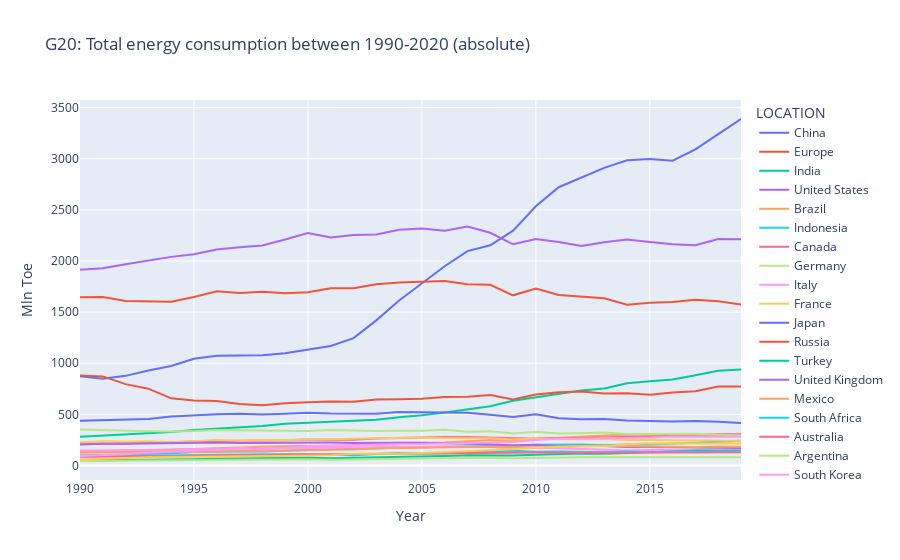

Here is the notebook cell this chart was saved with:
### Code cell
fig = px.line(pivoted_total_energy_g20.reindex(index = pivoted_renewable_energy_g20.index).T, 
              title="G20: Total energy consumption between 1990-2020 (absolute)",
             labels={
                 "TIME":"Year",
                 "value":"Mln Toe"
             })
fig.show()

### Figure 1 — Plotly figure (JSON) as saved in the notebook; plotly's stock layout.template omitted (floating-point values rounded to 4 significant figures)
{"data": [{"hovertemplate": "LOCATION=China<br>Year=%{x}<br>Mln Toe=%{y}<extra></extra>", "legendgroup": "China", "line": {"color": "#636efa", "dash": "solid"}, "marker": {"symbol": "circle"}, "mode": "lines", "name": "China", "orientation": "v", "showlegend": true, "type": "scatter", "x": [1990, 1991, 1992, 1993, 1994, 1995, 1996, 1997, 1998, 1999, 2000, 2001, 2002, 2003, 2004, 2005, 2006, 2007, 2008, 2009, 2010, 2011, 2012, 2013, 2014, 2015, 2016, 2017, 2018, 2019], "xaxis": "x", "y": [873.6, 848, 876.8, 928.8, 972.8, 1044.0, 1073.0, 1073.0, 1078.0, 1099.0, 1130.0, 1168.0, 1246.0, 1420.0, 1615.0, 1781.0, 1949.0, 2098.0, 2154.0, 2297.0, 2536.0, 2722.0, 2820.0, 2911.0, 2985.0, 2999.0, 2981.0, 3093.0, 3242, 3389.0], "yaxis": "y"}, {"hovertemplate": "LOCATION=Europe<br>Year=%{x}<br>Mln Toe=%{y}<extra></extra>", "legendgroup": "Europe", "line": {"color": "#EF553B", "dash": "solid"}, "marker": {"symbol": "circle"}, "mode": "lines", "name": "Europe", "orientation": "v", "showlegend": true, "type": "scatter", "x": [1990, 1991, 1992, 1993, 1994, 1995, 1996, 1997, 1998, 1999, 2000, 2001, 2002, 2003, 2004, 2005, 2006, 2007, 2008, 2009, 2010, 2011, 2012, 2013, 2014, 2015, 2016, 2017, 2018, 2019], "xaxis": "x", "y": [1645.0, 1647.0, 1608.0, 1608.0, 1601.0, 1648.0, 1705.0, 1688.0, 1698.0, 1684.0, 1694.0, 1734.0, 1733.0, 1773.0, 1789.0, 1796.0, 1804.0, 1773.0, 1767.0, 1665.0, 1730.0, 1668.0, 1654.0, 1636.0, 1572.0, 1591.0, 1599.0, 1620.0, 1606.0, 1574.0], "yaxis": "y"}, {"hovertemplate": "LOCATION=India<br>Year=%{x}<br>Mln Toe=%{y}<extra></extra>", "legendgroup": "India", "line": {"color": "#00cc96", "dash": "solid"}, "marker": {"symbol": "circle"}, "mode": "lines", "name": "India", "orientation": "v", "showlegend": true, "type": "scatter", "x": [1990, 1991, 1992, 1993, 1994, 1995, 1996, 1997, 1998, 1999, 2000, 2001, 2002, 2003, 2004, 2005, 2006, 2007, 2008, 2009, 2010, 2011, 2012, 2013, 2014, 2015, 2016, 2017, 2018, 2019], "xaxis": "x", "y": [280.2, 293.1, 303.9, 312.9, 327.6, 347.5, 360.4, 376.0, 385.5, 408.1, 417.9, 424.1, 436.1, 446.4, 472.0, 491.2, 518.2, 549.4, 579.6, 633.4, 667.2, 693.9, 732.4, 752.9, 803.9, 823.7, 840.1, 882.7, 926.8, 937.9], "yaxis": "y"}, {"hovertemplate": "LOCATION=United States<br>Year=%{x}<br>Mln Toe=%{y}<extra></extra>", "legendgroup": "United States", "line": {"color": "#ab63fa", "dash": "solid"}, "marker": {"symbol": "circle"}, "mode": "lines", "name": "United States", "orientation": "v", "showlegend": true, "type": "scatter", "x": [1990, 1991, 1992, 1993, 1994, 1995, 1996, 1997, 1998, 1999, 2000, 2001, 2002, 2003, 2004, 2005, 2006, 2007, 2008, 2009, 2010, 2011, 2012, 2013, 2014, 2015, 2016, 2017, 2018, 2019], "xaxis": "x", "y": [1914.0, 1930.0, 1969.0, 2003.0, 2041.0, 2067.0, 2112.0, 2134.0, 2152.0, 2210.0, 2273.0, 2230.0, 2255.0, 2260.0, 2307.0, 2318.0, 2296.0, 2336.0, 2276.0, 2164.0, 2216.0, 2186.0, 2147.0, 2185.0, 2211.0, 2186.0, 2163.0, 2155.0, 2216.0, 2213.0], "yaxis": "y"}, {"hovertemplate": "LOCATION=Brazil<br>Year=%{x}<br>Mln Toe=%{y}<extra></extra>", "legendgroup": "Brazil", "line": {"color": "#FFA15A", "dash": "solid"}, "marker": {"symbol": "circle"}, "mode": "lines", "name": "Brazil", "orientation": "v", "showlegend": true, "type": "scatter", "x": [1990, 1991, 1992, 1993, 1994, 1995, 1996, 1997, 1998, 1999, 2000, 2001, 2002, 2003, 2004, 2005, 2006, 2007, 2008, 2009, 2010, 2011, 2012, 2013, 2014, 2015, 2016, 2017, 2018, 2019], "xaxis": "x", "y": [140.4, 143.1, 144.6, 148.2, 156.0, 161.4, 170.0, 178.6, 182.9, 187.3, 188.2, 191.6, 196.7, 200, 211.2, 216.6, 224.2, 236.8, 250.1, 241.7, 267.5, 270.8, 281.5, 294.6, 303.8, 297.6, 286.7, 292.3, 288.2, 292.7], "yaxis": "y"}, {"hovertemplate": "LOCATION=Indonesia<br>Year=%{x}<br>Mln Toe=%{y}<extra></extra>", "legendgroup": "Indonesia", "line": {"color": "#19d3f3", "dash": "solid"}, "marker": {"symbol": "circle"}, "mode": "lines", "name": "Indonesia", "orientation": "v", "showlegend": true, "type": "scatter", "x": [1990, 1991, 1992, 1993, 1994, 1995, 1996, 1997, 1998, 1999, 2000, 2001, 2002, 2003, 2004, 2005, 2006, 2007, 2008, 2009, 2010, 2011, 2012, 2013, 2014, 2015, 2016, 2017, 2018, 2019], "xaxis": "x", "y": [98.66, 103.5, 107.9, 118.5, 118.7, 130.9, 135.6, 140.2, 137.1, 143.6, 155.7, 159.2, 165.0, 165.3, 176.1, 178.8, 182.9, 182.2, 185.3, 195.7, 201.7, 205.1, 204.1, 197.2, 205.5, 204.5, 209.7, 221.2, 231.7, 241.0], "yaxis": "y"}, {"hovertemplate": "LOCATION=Canada<br>Year=%{x}<br>Mln Toe=%{y}<extra></extra>", "legendgroup": "Canada", "line": {"color": "#FF6692", "dash": "solid"}, "marker": {"symbol": "circle"}, "mode": "lines", "name": "Canada", "orientation": "v", "showlegend": true, "type": "scatter", "x": [1990, 1991, 1992, 1993, 1994, 1995, 1996, 1997, 1998, 1999, 2000, 2001, 2002, 2003, 2004, 2005, 2006, 2007, 2008, 2009, 2010, 2011, 2012, 2013, 2014, 2015, 2016, 2017, 2018, 2019], "xaxis": "x", "y": [211.3, 210.8, 215.7, 222.9, 230.8, 233.9, 238.5, 241.0, 239.8, 246.5, 253.7, 250.0, 250.8, 264.0, 270.6, 274.0, 278.2, 277.9, 270.9, 260.5, 260.8, 266.6, 268.7, 274.1, 281.4, 279.9, 290.5, 302.5, 306.8, 305.6], "yaxis": "y"}, {"hovertemplate": "LOCATION=Germany<br>Year=%{x}<br>Mln Toe=%{y}<extra></extra>", "legendgroup": "Germany", "line": {"color": "#B6E880", "dash": "solid"}, "marker": {"symbol": "circle"}, "mode": "lines", "name": "Germany", "orientation": "v", "showlegend": true, "type": "scatter", "x": [1990, 1991, 1992, 1993, 1994, 1995, 1996, 1997, 1998, 1999, 2000, 2001, 2002, 2003, 2004, 2005, 2006, 2007, 2008, 2009, 2010, 2011, 2012, 2013, 2014, 2015, 2016, 2017, 2018, 2019], "xaxis": "x", "y": [351.2, 344.3, 337.9, 334.6, 333.0, 336.5, 347.9, 344.8, 342.8, 335.0, 336.6, 346.7, 338.9, 338.1, 340.9, 338.9, 348.9, 331.0, 335.2, 313, 329.6, 312.4, 314.7, 321.5, 307.3, 308.8, 310.1, 311.1, 303.6, 294.3], "yaxis": "y"}, {"hovertemplate": "LOCATION=Italy<br>Year=%{x}<br>Mln Toe=%{y}<extra></extra>", "legendgroup": "Italy", "line": {"color": "#FF97FF", "dash": "solid"}, "marker": {"symbol": "circle"}, "mode": "lines", "name": "Italy", "orientation": "v", "showlegend": true, "type": "scatter", "x": [1990, 1991, 1992, 1993, 1994, 1995, 1996, 1997, 1998, 1999, 2000, 2001, 2002, 2003, 2004, 2005, 2006, 2007, 2008, 2009, 2010, 2011, 2012, 2013, 2014, 2015, 2016, 2017, 2018, 2019], "xaxis": "x", "y": [146.6, 150.2, 149.2, 148.5, 146.6, 159.1, 159, 161.3, 165.8, 168.3, 171.5, 172.1, 173.3, 181.6, 182.9, 186.4, 184.7, 184.1, 181.7, 169.6, 173.7, 168.0, 161.3, 155.4, 146.8, 152.6, 151.0, 153.4, 150.6, 149.0], "yaxis": "y"}, {"hovertemplate": "LOCATION=France<br>Year=%{x}<br>Mln Toe=%{y}<extra></extra>", "legendgroup": "France", "line": {"color": "#FECB52", "dash": "solid"}, "marker": {"symbol": "circle"}, "mode": "lines", "name": "France", "orientation": "v", "showlegend": true, "type": "scatter", "x": [1990, 1991, 1992, 1993, 1994, 1995, 1996, 1997, 1998, 1999, 2000, 2001, 2002, 2003, 2004, 2005, 2006, 2007, 2008, 2009, 2010, 2011, 2012, 2013, 2014, 2015, 2016, 2017, 2018, 2019], "xaxis": "x", "y": [223.8, 236.6, 232.5, 236.4, 227.4, 236.9, 250.3, 242.6, 249.7, 249.3, 251.7, 260.4, 261, 267.6, 271.5, 272.7, 268.2, 265.3, 266.5, 255.0, 262.9, 257.9, 257.7, 258.8, 248.8, 252.5, 247.7, 247.6, 246.3, 242.5], "yaxis": "y"}, {"hovertemplate": "LOCATION=Japan<br>Year=%{x}<br>Mln Toe=%{y}<extra></extra>", "legendgroup": "Japan", "line": {"color": "#636efa", "dash": "solid"}, "marker": {"symbol": "circle"}, "mode": "lines", "name": "Japan", "orientation": "v", "showlegend": true, "type": "scatter", "x": [1990, 1991, 1992, 1993, 1994, 1995, 1996, 1997, 1998, 1999, 2000, 2001, 2002, 2003, 2004, 2005, 2006, 2007, 2008, 2009, 2010, 2011, 2012, 2013, 2014, 2015, 2016, 2017, 2018, 2019], "xaxis": "x", "y": [437.3, 441.7, 451.5, 454.1, 478.5, 491.0, 501.6, 506.8, 497.6, 505.5, 516.1, 507.7, 509.7, 506.6, 523.7, 520.0, 519.8, 515.0, 497.2, 474, 500.2, 463.0, 453.1, 454.5, 440.6, 433.6, 429.4, 434.5, 428.8, 415.3], "yaxis": "y"}, {"hovertemplate": "LOCATION=Russia<br>Year=%{x}<br>Mln Toe=%{y}<extra></extra>", "legendgroup": "Russia", "line": {"color": "#EF553B", "dash": "solid"}, "marker": {"symbol": "circle"}, "mode": "lines", "name": "Russia", "orientation": "v", "showlegend": true, "type": "scatter", "x": [1990, 1991, 1992, 1993, 1994, 1995, 1996, 1997, 1998, 1999, 2000, 2001, 2002, 2003, 2004, 2005, 2006, 2007, 2008, 2009, 2010, 2011, 2012, 2013, 2014, 2015, 2016, 2017, 2018, 2019], "xaxis": "x", "y": [879.3, 871.4, 795.7, 751.2, 657.0, 636.8, 630.4, 602.1, 588.1, 609.1, 619.4, 625.9, 623.3, 645.4, 647.5, 651.8, 670.8, 672.7, 688.4, 646.7, 693.3, 715.7, 724.9, 704.2, 706.0, 692.1, 713.1, 726.3, 771.5, 772.6], "yaxis": "y"}, {"hovertemplate": "LOCATION=Turkey<br>Year=%{x}<br>Mln Toe=%{y}<extra></extra>", "legendgroup": "Turkey", "line": {"color": "#00cc96", "dash": "solid"}, "marker": {"symbol": "circle"}, "mode": "lines", "name": "Turkey", "orientation": "v", "showlegend": true, "type": "scatter", "x": [1990, 1991, 1992, 1993, 1994, 1995, 1996, 1997, 1998, 1999, 2000, 2001, 2002, 2003, 2004, 2005, 2006, 2007, 2008, 2009, 2010, 2011, 2012, 2013, 2014, 2015, 2016, 2017, 2018, 2019], "xaxis": "x", "y": [51.44, 50.58, 52.85, 56.35, 55.66, 60.9, 66.48, 69.75, 70.81, 69.75, 76.29, 70.26, 74.24, 78.68, 80.72, 83.99, 93.07, 100.3, 98.42, 98.27, 105.7, 112.5, 117.8, 115.0, 119.1, 128.8, 136.7, 146.8, 144.2, 146.5], "yaxis": "y"}, {"hovertemplate": "LOCATION=United Kingdom<br>Year=%{x}<br>Mln Toe=%{y}<extra></extra>", "legendgroup": "United Kingdom", "line": {"color": "#ab63fa", "dash": "solid"}, "marker": {"symbol": "circle"}, "mode": "lines", "name": "United Kingdom", "orientation": "v", "showlegend": true, "type": "scatter", "x": [1990, 1991, 1992, 1993, 1994, 1995, 1996, 1997, 1998, 1999, 2000, 2001, 2002, 2003, 2004, 2005, 2006, 2007, 2008, 2009, 2010, 2011, 2012, 2013, 2014, 2015, 2016, 2017, 2018, 2019], "xaxis": "x", "y": [205.9, 212.9, 212.2, 214.3, 216.1, 216.4, 225.7, 219.3, 221.5, 222.1, 223.0, 223.8, 220.7, 224.5, 221.8, 222.8, 219.1, 211.2, 208.8, 196.4, 203.7, 188.8, 193.9, 191.0, 180.0, 181.8, 179.4, 176.6, 175.9, 170.7], "yaxis": "y"}, {"hovertemplate": "LOCATION=Mexico<br>Year=%{x}<br>Mln Toe=%{y}<extra></extra>", "legendgroup": "Mexico", "line": {"color": "#FFA15A", "dash": "solid"}, "marker": {"symbol": "circle"}, "mode": "lines", "name": "Mexico", "orientation": "v", "showlegend": true, "type": "scatter", "x": [1990, 1991, 1992, 1993, 1994, 1995, 1996, 1997, 1998, 1999, 2000, 2001, 2002, 2003, 2004, 2005, 2006, 2007, 2008, 2009, 2010, 2011, 2012, 2013, 2014, 2015, 2016, 2017, 2018, 2019], "xaxis": "x", "y": [123.7, 129.9, 130.9, 133.1, 136.1, 131.8, 134.7, 141.7, 145.7, 149.9, 150.8, 155.3, 156.9, 168.2, 171.2, 180.6, 183.6, 182.8, 183.8, 179.9, 178.5, 186.9, 191.7, 191.9, 188.2, 184.9, 184.9, 180.7, 185.7, 183.7], "yaxis": "y"}, {"hovertemplate": "LOCATION=South Africa<br>Year=%{x}<br>Mln Toe=%{y}<extra></extra>", "legendgroup": "South Africa", "line": {"color": "#19d3f3", "dash": "solid"}, "marker": {"symbol": "circle"}, "mode": "lines", "name": "South Africa", "orientation": "v", "showlegend": true, "type": "scatter", "x": [1990, 1991, 1992, 1993, 1994, 1995, 1996, 1997, 1998, 1999, 2000, 2001, 2002, 2003, 2004, 2005, 2006, 2007, 2008, 2009, 2010, 2011, 2012, 2013, 2014, 2015, 2016, 2017, 2018, 2019], "xaxis": "x", "y": [89.72, 92.19, 87.87, 93.69, 98.17, 103.5, 106.6, 108.7, 110.8, 109.0, 109.2, 105.5, 100.0, 112.7, 122.8, 118.1, 120.4, 131.2, 142.1, 144.0, 134.4, 136.9, 131.0, 129.9, 137.6, 128.8, 134.9, 135.9, 134.7, 140.1], "yaxis": "y"}, {"hovertemplate": "LOCATION=Australia<br>Year=%{x}<br>Mln Toe=%{y}<extra></extra>", "legendgroup": "Australia", "line": {"color": "#FF6692", "dash": "solid"}, "marker": {"symbol": "circle"}, "mode": "lines", "name": "Australia", "orientation": "v", "showlegend": true, "type": "scatter", "x": [1990, 1991, 1992, 1993, 1994, 1995, 1996, 1997, 1998, 1999, 2000, 2001, 2002, 2003, 2004, 2005, 2006, 2007, 2008, 2009, 2010, 2011, 2012, 2013, 2014, 2015, 2016, 2017, 2018, 2019], "xaxis": "x", "y": [86.14, 85.12, 86.7, 91.19, 91.3, 92.51, 98.96, 101.3, 103.9, 106.2, 108.1, 105.8, 109.5, 110.7, 112.7, 113.5, 117.9, 121.2, 125.8, 125.9, 126.2, 127.0, 125.6, 127.4, 126.8, 126.6, 126.4, 127.9, 128.7, 128.7], "yaxis": "y"}, {"hovertemplate": "LOCATION=Argentina<br>Year=%{x}<br>Mln Toe=%{y}<extra></extra>", "legendgroup": "Argentina", "line": {"color": "#B6E880", "dash": "solid"}, "marker": {"symbol": "circle"}, "mode": "lines", "name": "Argentina", "orientation": "v", "showlegend": true, "type": "scatter", "x": [1990, 1991, 1992, 1993, 1994, 1995, 1996, 1997, 1998, 1999, 2000, 2001, 2002, 2003, 2004, 2005, 2006, 2007, 2008, 2009, 2010, 2011, 2012, 2013, 2014, 2015, 2016, 2017, 2018, 2019], "xaxis": "x", "y": [43.88, 45.68, 46.99, 48.41, 52.38, 52.28, 53.99, 55.74, 59.37, 60.86, 60.53, 56.34, 55.67, 60.33, 66.92, 66.42, 69.87, 73.19, 75.7, 69.63, 74.67, 77.15, 79.37, 81.41, 81.53, 82.76, 82.32, 82.35, 79.98, 79.44], "yaxis": "y"}, {"hovertemplate": "LOCATION=South Korea<br>Year=%{x}<br>Mln Toe=%{y}<extra></extra>", "legendgroup": "South Korea", "line": {"color": "#FF97FF", "dash": "solid"}, "marker": {"symbol": "circle"}, "mode": "lines", "name": "South Korea", "orientation": "v", "showlegend": true, "type": "scatter", "x": [1990, 1991, 1992, 1993, 1994, 1995, 1996, 1997, 1998, 1999, 2000, 2001, 2002, 2003, 2004, 2005, 2006, 2007, 2008, 2009, 2010, 2011, 2012, 2013, 2014, 2015, 2016, 2017, 2018, 2019], "xaxis": "x", "y": [92.91, 99.87, 110.9, 124.4, 132.1, 144.8, 157.3, 171.2, 156.3, 172.9, 188.2, 191.1, 198.7, 202.8, 208.3, 210.3, 213.7, 222.2, 227.1, 229.3, 250.0, 260.5, 263.5, 263.8, 268.4, 272.7, 282.4, 282.2, 282.1, 280.2], "yaxis": "y"}, {"hovertemplate": "LOCATION=Saudi Arabia<br>Year=%{x}<br>Mln Toe=%{y}<extra></extra>", "legendgroup": "Saudi Arabia", "line": {"color": "#FECB52", "dash": "solid"}, "marker": {"symbol": "circle"}, "mode": "lines", "name": "Saudi Arabia", "orientation": "v", "showlegend": true, "type": "scatter", "x": [1990, 1991, 1992, 1993, 1994, 1995, 1996, 1997, 1998, 1999, 2000, 2001, 2002, 2003, 2004, 2005, 2006, 2007, 2008, 2009, 2010, 2011, 2012, 2013, 2014, 2015, 2016, 2017, 2018, 2019], "xaxis": "x", "y": [58.01, 67.53, 76.93, 79.87, 84.04, 84.51, 90.47, 86.27, 91.94, 93.6, 97.87, 100.5, 114.2, 114.5, 115.4, 122.7, 131.6, 138.2, 151.5, 159.0, 175.4, 183.8, 188.7, 187.6, 206.7, 216.4, 214.8, 218.9, 213.7, 214.6], "yaxis": "y"}], "layout": {"legend": {"title": {"text": "LOCATION"}, "tracegroupgap": 0}, "title": {"text": "G20: Total energy consumption between 1990-2020 (absolute)"}, "xaxis": {"anchor": "y", "domain": [0, 1], "title": {"text": "Year"}}, "yaxis": {"anchor": "x", "domain": [0, 1], "title": {"text": "Mln Toe"}}}}
